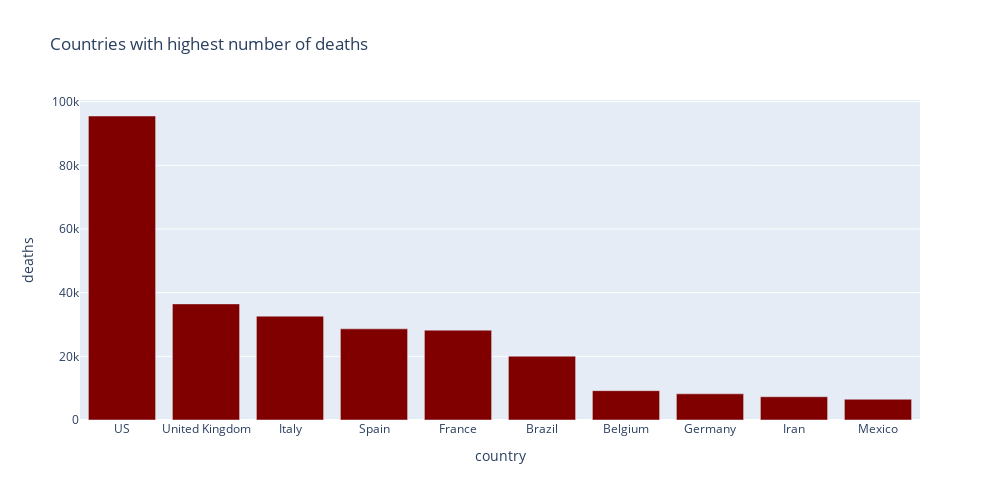

Here is the notebook cell this chart was saved with:
### Code cell
px.bar(
    sorted_country_df.head(10),
    x = "country",
    y = "deaths",
    title= "Countries with highest number of deaths",
    color_discrete_sequence=["maroon"], 
    height=500,
    width=1000
)

### Figure 1 — Plotly figure (JSON) as saved in the notebook; plotly's stock layout.template omitted (floating-point values rounded to 4 significant figures)
{"data": [{"alignmentgroup": "True", "hovertemplate": "country=%{x}<br>deaths=%{y}<extra></extra>", "legendgroup": "", "marker": {"color": "maroon"}, "name": "", "offsetgroup": "", "orientation": "v", "showlegend": false, "textposition": "auto", "type": "bar", "x": ["US", "United Kingdom", "Italy", "Spain", "France", "Brazil", "Belgium", "Germany", "Iran", "Mexico"], "xaxis": "x", "y": [95490, 36475, 32616, 28628, 28218, 20047, 9212, 8228, 7300, 6510], "yaxis": "y"}], "layout": {"barmode": "relative", "height": 500, "legend": {"tracegroupgap": 0}, "title": {"text": "Countries with highest number of deaths"}, "width": 1000, "xaxis": {"anchor": "y", "domain": [0, 1], "title": {"text": "country"}}, "yaxis": {"anchor": "x", "domain": [0, 1], "title": {"text": "deaths"}}}}
